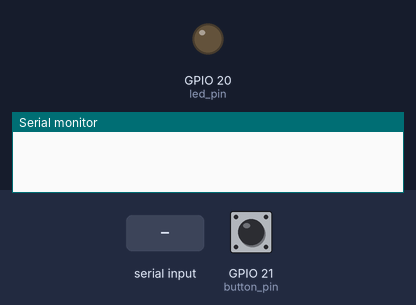
Simulated run of this sketch. Board: Seeed XIAO ESP32-C3. Parts: output pins drawn as LEDs (lit = HIGH), the last lines printed to the serial monitor. Inputs (shaded band) come from the test bench; at power-on: GPIO 21 (button_pin) HIGH.

Above: at 1.2 s.
1.3 s: GPIO 21 (button_pin) pulled LOW for 0.15 s
At 1.37 s:
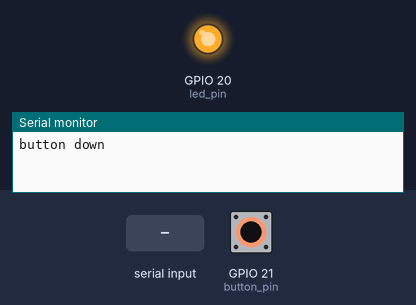
2.9 s: "1" received over Serial
At 3.4 s:
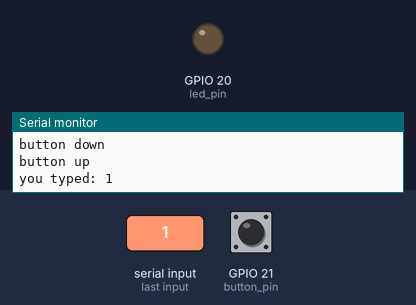
4.5 s: GPIO 21 (button_pin) pulled LOW for 3.2 s
At 5.3 s:
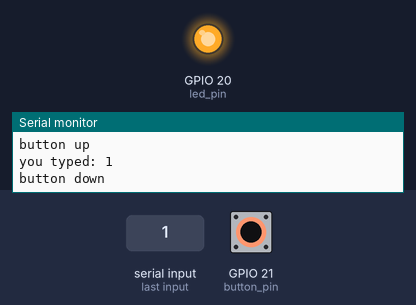
Timing chart, 0 to 9.2 s (numbered marks = the images above; inputs shaded):
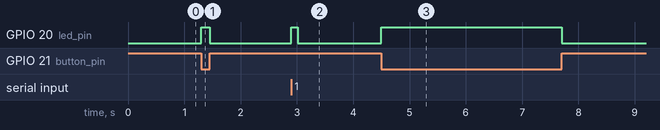

The sketch:

hello.button-blink.C3.ino
```cpp
// (licence header left out)
#define led_pin 20
#define button_pin 21

void setup() {
   pinMode(led_pin,OUTPUT);
   pinMode(button_pin,INPUT_PULLUP);
   Serial.begin();
   Serial.setTimeout(10);
   }

bool button_up = true;

void loop() {
   if (Serial.available()) {
      digitalWrite(led_pin,HIGH);
      String s = Serial.readString();
      Serial.print("you typed: ");
      Serial.println(s);
      delay(100);
      digitalWrite(led_pin,LOW);
      }
   if ((digitalRead(button_pin) == LOW) && button_up) {
      digitalWrite(led_pin,HIGH);
      Serial.println("button down");
      button_up = false;
      }
   else if ((digitalRead(button_pin) == HIGH) && !button_up) {
      digitalWrite(led_pin,LOW);
      Serial.println("button up");
      button_up = true;
      }
   }
```

Measured:
- after the input at 1.3 s, GPIO 20 (led_pin): LOW → HIGH at once, → LOW 0.15 s later
- after the input at 2.9 s, GPIO 20 (led_pin): LOW → HIGH at once, → LOW 0.11 s later
- after the input at 4.5 s, GPIO 20 (led_pin): LOW → HIGH at once, → LOW 3.2 s later
